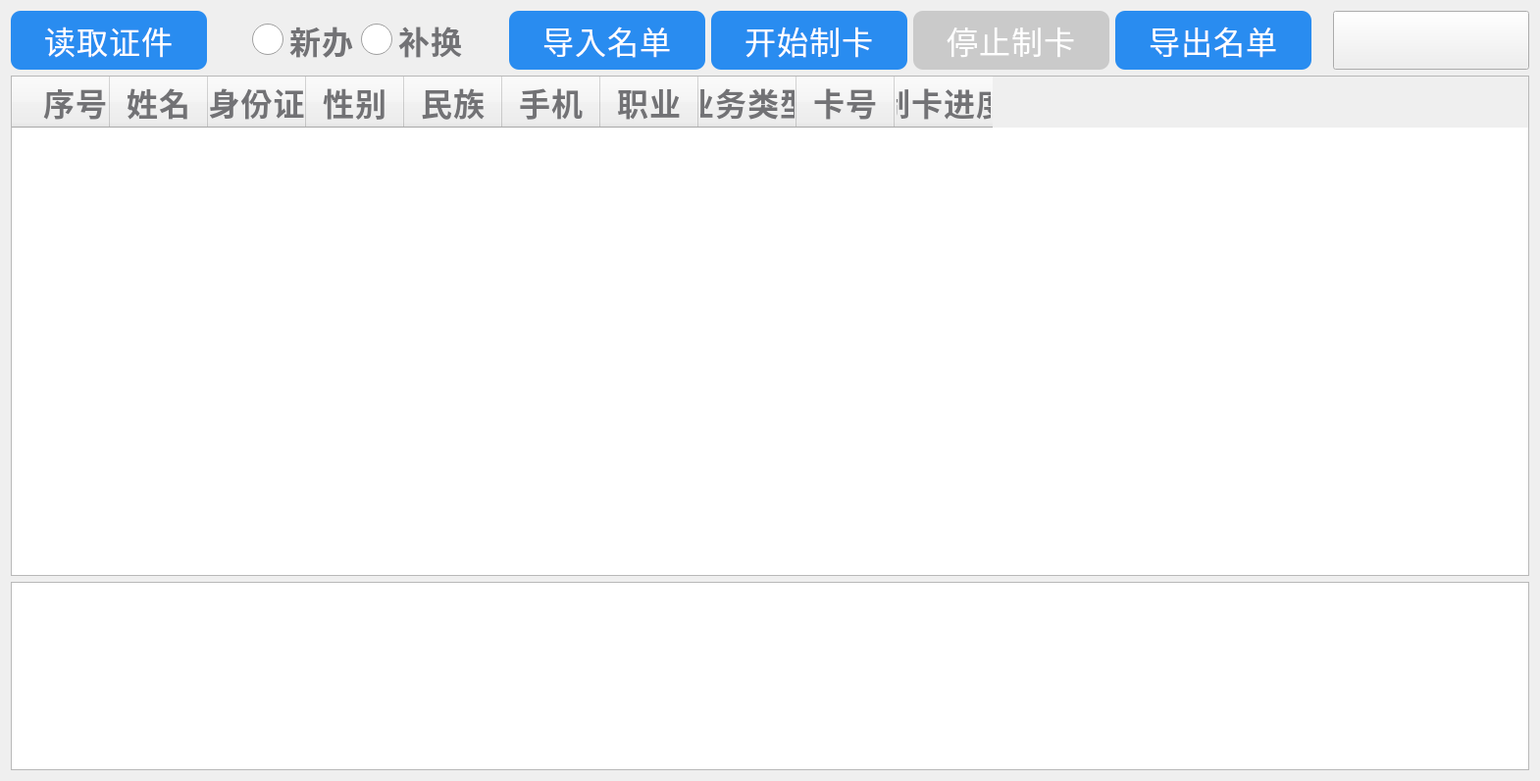
<?xml version="1.0" encoding="UTF-8"?>
<ui version="4.0">
 <class>Sys_BatchMakeCard</class>
 <widget class="QWidget" name="Sys_BatchMakeCard">
  <property name="geometry">
   <rect>
    <x>0</x>
    <y>0</y>
    <width>1570</width>
    <height>796</height>
   </rect>
  </property>
  <property name="windowTitle">
   <string>Form</string>
  </property>
  <property name="styleSheet">
   <string notr="true">font-family: &quot;思源黑体 CN Regular&quot;;
font-size: 32px;
font-weight: bold;
line-height: 49px;
letter-spacing: 1px;
color: 0
</string>
  </property>
  <layout class="QVBoxLayout" name="verticalLayout" stretch="0,1,0">
   <item>
    <layout class="QHBoxLayout" name="horizontalLayout">
     <item>
      <widget class="QPushButton" name="pushButton_StartReadIDCard">
       <property name="minimumSize">
        <size>
         <width>200</width>
         <height>60</height>
        </size>
       </property>
       <property name="maximumSize">
        <size>
         <width>16777215</width>
         <height>16777215</height>
        </size>
       </property>
       <property name="styleSheet">
        <string notr="true">QPushButton{background-color: #298cf0;
border-radius: 10px;
font: 57 32px &quot;思源黑体 CN Medium&quot;;
font-weight: normal;
line-height: 49px;
letter-spacing: 1px;
color: #ffffff;}
QPushButton:pressed{background:#38a357;}
QPushButton:!enabled{background:#cacaca;}
</string>
       </property>
       <property name="text">
        <string>读取证件</string>
       </property>
      </widget>
     </item>
     <item>
      <spacer name="horizontalSpacer_3">
       <property name="orientation">
        <enum>Qt::Horizontal</enum>
       </property>
       <property name="sizeType">
        <enum>QSizePolicy::Fixed</enum>
       </property>
       <property name="sizeHint" stdset="0">
        <size>
         <width>40</width>
         <height>20</height>
        </size>
       </property>
      </spacer>
     </item>
     <item>
      <widget class="QRadioButton" name="radioButton_NewCard">
       <property name="styleSheet">
        <string notr="true">QRadioButton::indicator { 
	width: 32px;
	height: 32px;
}
QRadioButton::indicator::unchecked {
	image: url(:/Image/RadioUnChecked.png);
}
QRadioButton::indicator::checked { 
	image: url(:/Image/RadioCheck.png);
}
QRadioButton{
font-weight: bold;
line-height: 28px;
letter-spacing: 1px;
color: #727275;
font: 57 32px &quot;思源黑体 CN Medium&quot;;}
</string>
       </property>
       <property name="text">
        <string>新办</string>
       </property>
      </widget>
     </item>
     <item>
      <widget class="QRadioButton" name="radioButton_UpdateCard">
       <property name="styleSheet">
        <string notr="true">QRadioButton::indicator { 
	width: 32px;
	height: 32px;
}
QRadioButton::indicator::unchecked {
	image: url(:/Image/RadioUnChecked.png);
}
QRadioButton::indicator::checked { 
	image: url(:/Image/RadioCheck.png);
}
QRadioButton{
font-weight: bold;
line-height: 28px;
letter-spacing: 1px;
color: #727275;
font: 57 32px &quot;思源黑体 CN Medium&quot;;}</string>
       </property>
       <property name="text">
        <string>补换</string>
       </property>
      </widget>
     </item>
     <item>
      <spacer name="horizontalSpacer_2">
       <property name="orientation">
        <enum>Qt::Horizontal</enum>
       </property>
       <property name="sizeType">
        <enum>QSizePolicy::Fixed</enum>
       </property>
       <property name="sizeHint" stdset="0">
        <size>
         <width>40</width>
         <height>20</height>
        </size>
       </property>
      </spacer>
     </item>
     <item>
      <widget class="QPushButton" name="pushButton_ImportList">
       <property name="minimumSize">
        <size>
         <width>200</width>
         <height>60</height>
        </size>
       </property>
       <property name="maximumSize">
        <size>
         <width>16777215</width>
         <height>16777215</height>
        </size>
       </property>
       <property name="styleSheet">
        <string notr="true">QPushButton{background-color: #298cf0;
border-radius: 10px;
font: 57 32px &quot;思源黑体 CN Medium&quot;;
font-weight: normal;
line-height: 49px;
letter-spacing: 1px;
color: #ffffff;}
QPushButton:pressed{background:#38a357;}
QPushButton:!enabled{background:#cacaca;}
</string>
       </property>
       <property name="text">
        <string>导入名单</string>
       </property>
      </widget>
     </item>
     <item>
      <widget class="QPushButton" name="pushButton_StartMakeCard">
       <property name="minimumSize">
        <size>
         <width>200</width>
         <height>60</height>
        </size>
       </property>
       <property name="maximumSize">
        <size>
         <width>16777215</width>
         <height>16777215</height>
        </size>
       </property>
       <property name="styleSheet">
        <string notr="true">QPushButton{background-color: #298cf0;
border-radius: 10px;
font: 57 32px &quot;思源黑体 CN Medium&quot;;
font-weight: normal;
line-height: 49px;
letter-spacing: 1px;
color: #ffffff;}
QPushButton:pressed{background:#38a357;}
QPushButton:!enabled{background:#cacaca;}
</string>
       </property>
       <property name="text">
        <string>开始制卡</string>
       </property>
      </widget>
     </item>
     <item>
      <widget class="QPushButton" name="pushButton_StopMakeCard">
       <property name="enabled">
        <bool>false</bool>
       </property>
       <property name="minimumSize">
        <size>
         <width>200</width>
         <height>60</height>
        </size>
       </property>
       <property name="maximumSize">
        <size>
         <width>16777215</width>
         <height>16777215</height>
        </size>
       </property>
       <property name="styleSheet">
        <string notr="true">QPushButton{background-color: #298cf0;
border-radius: 10px;
font: 57 32px &quot;思源黑体 CN Medium&quot;;
font-weight: normal;
line-height: 49px;
letter-spacing: 1px;
color: #ffffff;}
QPushButton:pressed{background:#38a357;}
QPushButton:!enabled{background:#cacaca;}
</string>
       </property>
       <property name="text">
        <string>停止制卡</string>
       </property>
      </widget>
     </item>
     <item>
      <widget class="QPushButton" name="pushButton_ExportList">
       <property name="minimumSize">
        <size>
         <width>200</width>
         <height>60</height>
        </size>
       </property>
       <property name="maximumSize">
        <size>
         <width>16777215</width>
         <height>16777215</height>
        </size>
       </property>
       <property name="styleSheet">
        <string notr="true">QPushButton{background-color: #298cf0;
border-radius: 10px;
font: 57 32px &quot;思源黑体 CN Medium&quot;;
font-weight: normal;
line-height: 49px;
letter-spacing: 1px;
color: #ffffff;}
QPushButton:pressed{background:#38a357;}
QPushButton:!enabled{background:#cacaca;}
</string>
       </property>
       <property name="text">
        <string>导出名单</string>
       </property>
      </widget>
     </item>
     <item>
      <spacer name="horizontalSpacer_4">
       <property name="orientation">
        <enum>Qt::Horizontal</enum>
       </property>
       <property name="sizeHint" stdset="0">
        <size>
         <width>40</width>
         <height>20</height>
        </size>
       </property>
      </spacer>
     </item>
     <item>
      <widget class="QPushButton" name="pushButton_MainPage">
       <property name="minimumSize">
        <size>
         <width>200</width>
         <height>60</height>
        </size>
       </property>
       <property name="maximumSize">
        <size>
         <width>16777215</width>
         <height>16777215</height>
        </size>
       </property>
       <property name="styleSheet">
        <string notr="true">QPushButton{image: url(:/Image/Homepage.png);
image-position: left;
padding-left: 2px;
text-align: right;
padding-right: 2px;
font-size: 12px;
color: rgb(0, 0, 0);}
QPushButton:pressed{background:#38a357;}
QPushButton:!enabled{background:#cacaca;}
</string>
       </property>
       <property name="text">
        <string/>
       </property>
      </widget>
     </item>
    </layout>
   </item>
   <item>
    <widget class="QTableWidget" name="tableWidget">
     <property name="styleSheet">
      <string notr="true">font-weight: bold;
line-height: 28px;
letter-spacing: 1px;
color: #727275;
font: 57 32px &quot;思源黑体 CN Medium&quot;;</string>
     </property>
     <attribute name="horizontalHeaderVisible">
      <bool>true</bool>
     </attribute>
     <attribute name="verticalHeaderVisible">
      <bool>false</bool>
     </attribute>
     <column>
      <property name="text">
       <string>序号</string>
      </property>
      <property name="textAlignment">
       <set>AlignTrailing|AlignVCenter</set>
      </property>
     </column>
     <column>
      <property name="text">
       <string>姓名</string>
      </property>
     </column>
     <column>
      <property name="text">
       <string>身份证</string>
      </property>
     </column>
     <column>
      <property name="text">
       <string>性别</string>
      </property>
      <property name="textAlignment">
       <set>AlignCenter</set>
      </property>
     </column>
     <column>
      <property name="text">
       <string>民族</string>
      </property>
      <property name="textAlignment">
       <set>AlignCenter</set>
      </property>
     </column>
     <column>
      <property name="text">
       <string>手机</string>
      </property>
     </column>
     <column>
      <property name="text">
       <string>职业</string>
      </property>
     </column>
     <column>
      <property name="text">
       <string>业务类型</string>
      </property>
     </column>
     <column>
      <property name="text">
       <string>卡号</string>
      </property>
     </column>
     <column>
      <property name="text">
       <string>制卡进度</string>
      </property>
     </column>
    </widget>
   </item>
   <item>
    <widget class="QTextEdit" name="textEdit">
     <property name="readOnly">
      <bool>true</bool>
     </property>
    </widget>
   </item>
  </layout>
 </widget>
 <resources/>
 <connections/>
</ui>
